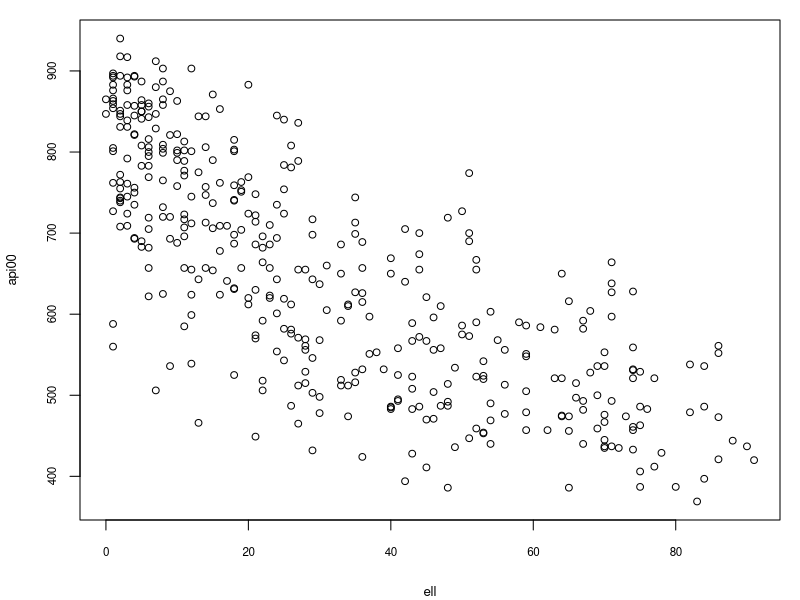
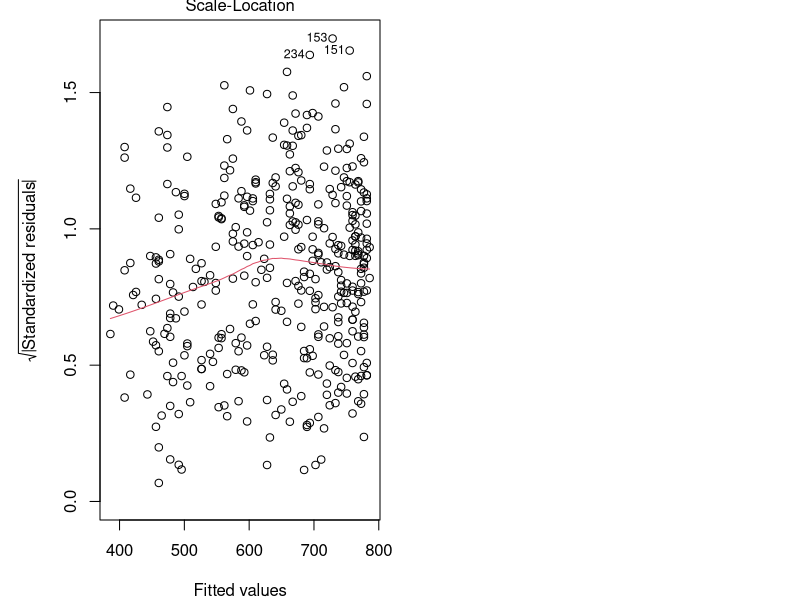
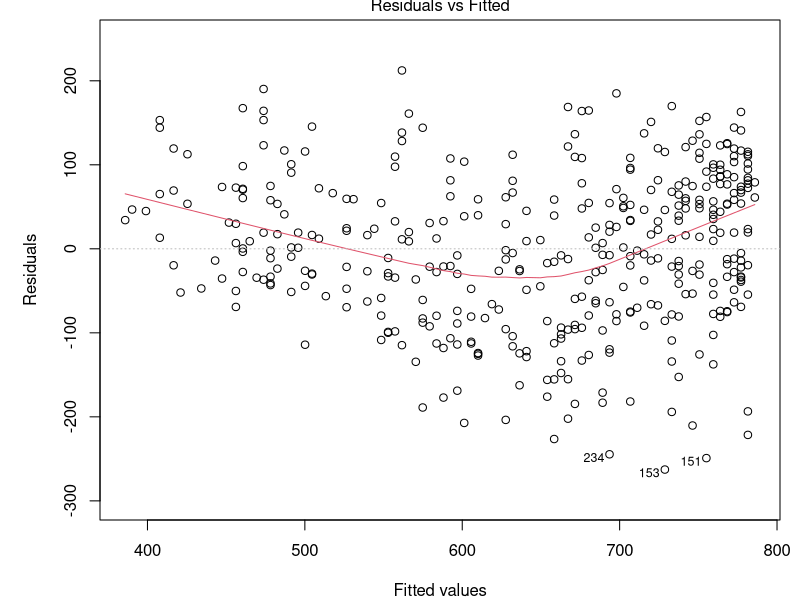
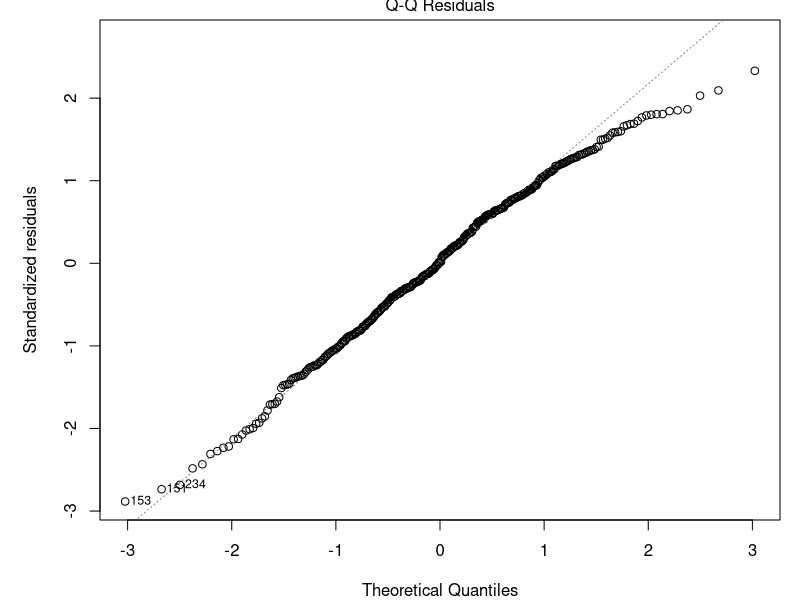
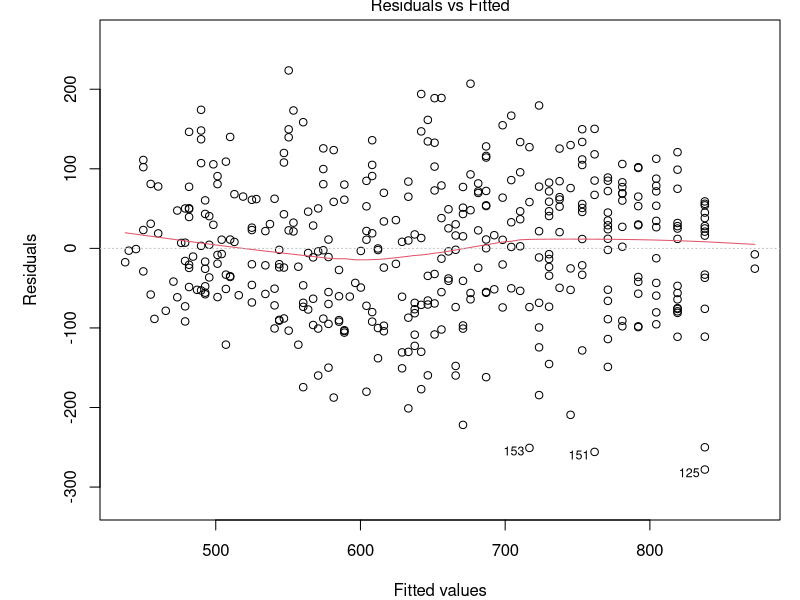
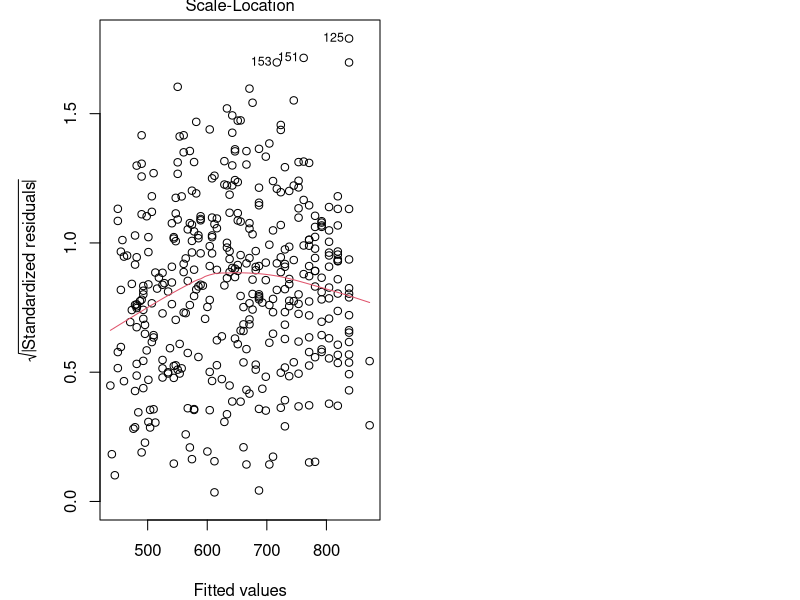
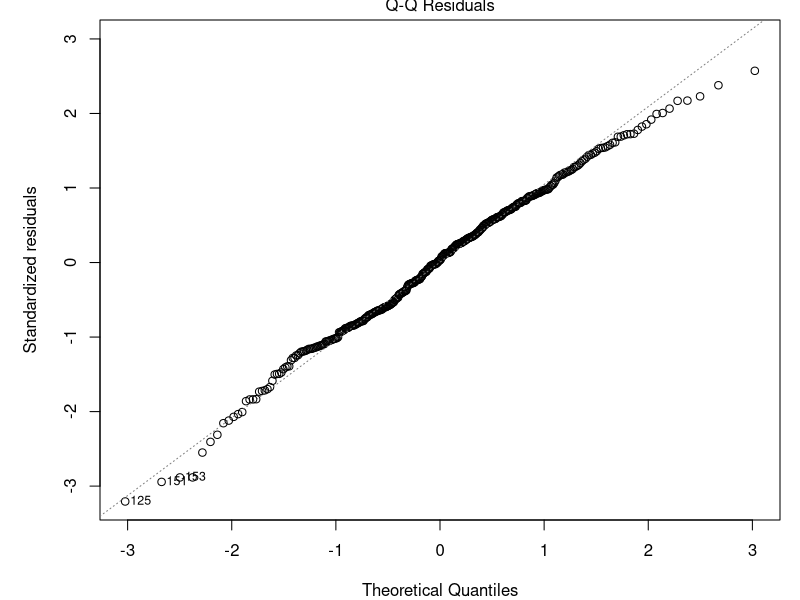

Here is the R script that generated these plots, in order: (Note: this script raises an error after producing the figures.)
rm(list = ls(all.names = TRUE))
#@Ivan Gutierrez Diaz

getwd()

perform <- read.csv("performance.csv")


#I)
head(perform)
str(perform)
par(mar=c(4,4,1,1))
par(mfrow=c(1,1))
plot(api00~ell, data=perform, cex=.9, cex.axis=.7, cex.lab=.8)

#Ajuste
fit=lm(api00~ell, data=perform)
summary(fit)

#Veificación de supuestos

#Se puede decir que hay una relación lineal entre el rendimiento académico 
#de la escuela y estudiantes que requieren cursos de recuperación de inglés.
#Pues se rechaza H0 con una significancia de α = .05, pues p − value = 2.2e-16 < α = .05.


#1 Homocedasticidad
library(lmtest)
lmtest::bptest(fit)
#Como  p-value = 0.0953 > α = .05 por lo no se rechaza H0 es decir no se 
#encuentra evidencia en contra de que la varianza depende linealmente
library(car)
car::ncvTest(fit,~ell)
#Como  p = 0.12879 > α = .05 por lo no se rechaza H0 es decir no se encuentra
#evidencia en contra de que la varianza depende linealmente

par(mfrow=c(1,2)) 
par(mar=c(4, 5, 1, 1))
plot(fit, 3)
#Se observa una nube de datos alrededor del 0 por lo que no se encuentra evidencia en contra
#de la homocedasticidad.
#En conclusion que se cumple con el supuesto de homocedasticidad

#2 Linealidad

par(mfrow=c(1,1)) 
par(mar=c(4, 5, 1, 1))
plot(fit, 1)
#No se logra observar una línea recta sobre el cero por lo que se encuentra evidencia
#en contra

perform$ell1=perform$ell+.1
#pues el Dataframe incluye dos observaciones iguales a 0, sumamos algo muy pequeño 
#para poder hacer la prueba de boxTidwell y no sea un valor que nos cambie la interpretacion
#del modelo

boxTidwell(api00~ell1, data=perform)
#La salida es el estimador de la potencia 0.48637 aprox 0.5
#Test Ho: lambda=1 vs Ha:lambda != 1.
#Aquí se rechaza H0,.pues p-value = 1.504e-11
#Conluimos que no se cumple el supuesto de linealidad

#3 NORMALIDAD
#Como n es grande (n=400), haremos las pruebas correspondientes
par(mar=c(4, 5, 1, 1))
par(mfrow=c(1,1))
plot(fit, 2)
#Se observa buena que un gran porcentaje de los puntos caen sobre la diagonal
# aunque al final de la diagonal se salen varios valores
#(se arreglará al arreglar linealidad)

##Función para crear errores de forma automatizada
library(broom)

performfit=augment(fit)
head(performfit)

#Pruebas de normalidad
shapiro.test(performfit$.std.resid)
#No cumple el supuesto ya que se rechaza H0 pues p-value = 0.007596 < 0.05,
#se encontro evidencia en contra de la normalidad

library(nortest)
nortest::lillie.test(performfit$.std.resid)
#No cumple el supuesto ya que se rechaza H0 pues p-value = 0.01955 < 0.05
#se encontro evidencia en contra de la normalidad

library(tseries)
tseries::jarque.bera.test(performfit$.std.resid)
#No cumple el supuesto ya que se rechaza H0 pues p-value = 0.02696 < 0.05
#se encontro evidencia en contra de la normalidad

#Como en las tres pruebas se encontro evidencia en contra de la normalidad y
#la gráfica no es totalmente convincente concluimos que no se cumple el supuesto 
#de normalidad

## 4 INDEPENDENCIA O COVARIANZA 0
#Se cumple pues las observaciones vienen de una muestra aleatoria


#II)
## Corregiremos la linealidad mediante Box-Tidwell y apartir de este ajuste
#comprobaremos los demás supuestos en espera de que se logren cumplir

#1 Linealidad
boxTidwell(api00~ell1, data=perform)
# Nos sugiere el método usar una lambda cercana a 0.486, usaremos lambda=.5

#Se hace la transformación con lambda=0.5
perform$Xprima=perform$ell1^0.5

#Hacemos el nuevo ajuste
fit2=lm(api00~Xprima, data=perform)
summary(fit2)
par(mfrow=c(1,1)) 
par(mar=c(4, 5, 1, 1))
plot(fit2, 1)
#Ahora la línea es más apegada a una línea recta sobre el 0 o la línea punteada
boxTidwell(api00~Xprima, data=perform)
#Ya no se rechaza H0  y lambda= 0.9727 muy cercana a 1



#2 Homocedasticidad

lmtest::bptest(fit2)
#Como  p-value = 0.1167 > α = .05 por lo no se rechaza H0 es decir no se encuentra
#evidencia encontra de que la varianza depende linealmente

car::ncvTest(fit2,~Xprima)
#Como  p-value = 0.119 > α = .05 por lo no se rechaza H0 es decir no se encuentra
#evidencia encontra de que la varianza depende linealmente

par(mfrow=c(1,2)) 
par(mar=c(4, 5, 1, 1))
plot(fit2, 3)
#Se observa una nube de datos alrededor del 0 por lo que no se encuentra evidencia en contra
#de la homocedasticidad.
#Por lo tanto concluimos que se cumple con el supuesto de homocedasticidad

#3 Normalidad

par(mar=c(4, 5, 1, 1))
par(mfrow=c(1,1))
plot(fit2, 2)
#Se observa buena que un gran porcentaje de los puntos caen sobre la diagonal
#Por lo que no se encuentra evidencia en contra de linealidad

##Función para crear errores de forma automatizada

performfit2=augment(fit2)
head(performfit2)

#Pruebas de normalidad
shapiro.test(performfit2$.std.resid)
#No se rechaza pues p-value = 0.1388 > 0.05

nortest::lillie.test(performfit2$.std.resid)
#No se rechaza pues p-value = 0.353 > 0.05

tseries::jarque.bera.test(performfit2$.std.resid)
#No se rechaza pues p-value = 0.2737 > 0.05
#Como en las tres pruebas no se encontro evidencia en contra de la normalidad
#concluimos que se cumple el supuesto de normalidad

#4 COVARIANZA 0 O INDEPENDENCIA
#Se cumple pues las observaciones vienen de una muestra aleatoria

summary(fit2)
#Tenemos finalmente que en el modelo ajustado B0=887.429 B1=-41.148
#Dada la transformación (ell+.1)^0.5 por Box-Tidwell

#III)
par(mfrow=c(1,1)) 
par(mar=c(4, 5, 1, 1))
plot(perform$ell, perform$api00, xlab = TeX("$x$"), ylab=TeX("$y$") )
abline(fit, col= "red")
lines(sort(perform$ell),fitted(fit2)[order(perform$ell)], type = "l")

#IV)
summary(fit2)
anova(fit2)
#F=665.7 y p-value = 2.2e-16 F es la prueba asociada a la tabla anova y
#el p-value < 0.05 nos dice que se rechaza H0 es decir que existe una relación
#lineal entre el modelo por otro lado el coeficiente de determinación es
#Multiple R-squared:  0.6258 Se tiene que el 62.58 % de la variabilidad 
#el desempeño academico de las escuelas se explica por el modelo que 
#incluye la variable estudiantes que requieren cursos de recuperación de inglés.

#V)
#Al hacer el ajuste correspondiente (fit2),se cumplieron los supuesto de homocedasticidad,
#linealidad y normalidad, además de un p-value asociado a la prueba anova, que
#nos indican que se esta a favor de que “A mayor porcentaje de estudiantes que
#requieren cursos de recuperación de inglés es menor el desempeño de la escuela”
# se puede observar en el gráfico una relación lineal negativa que con el ánalisis
#anterior es contundente esta relación lineal
rm(list=ls())
